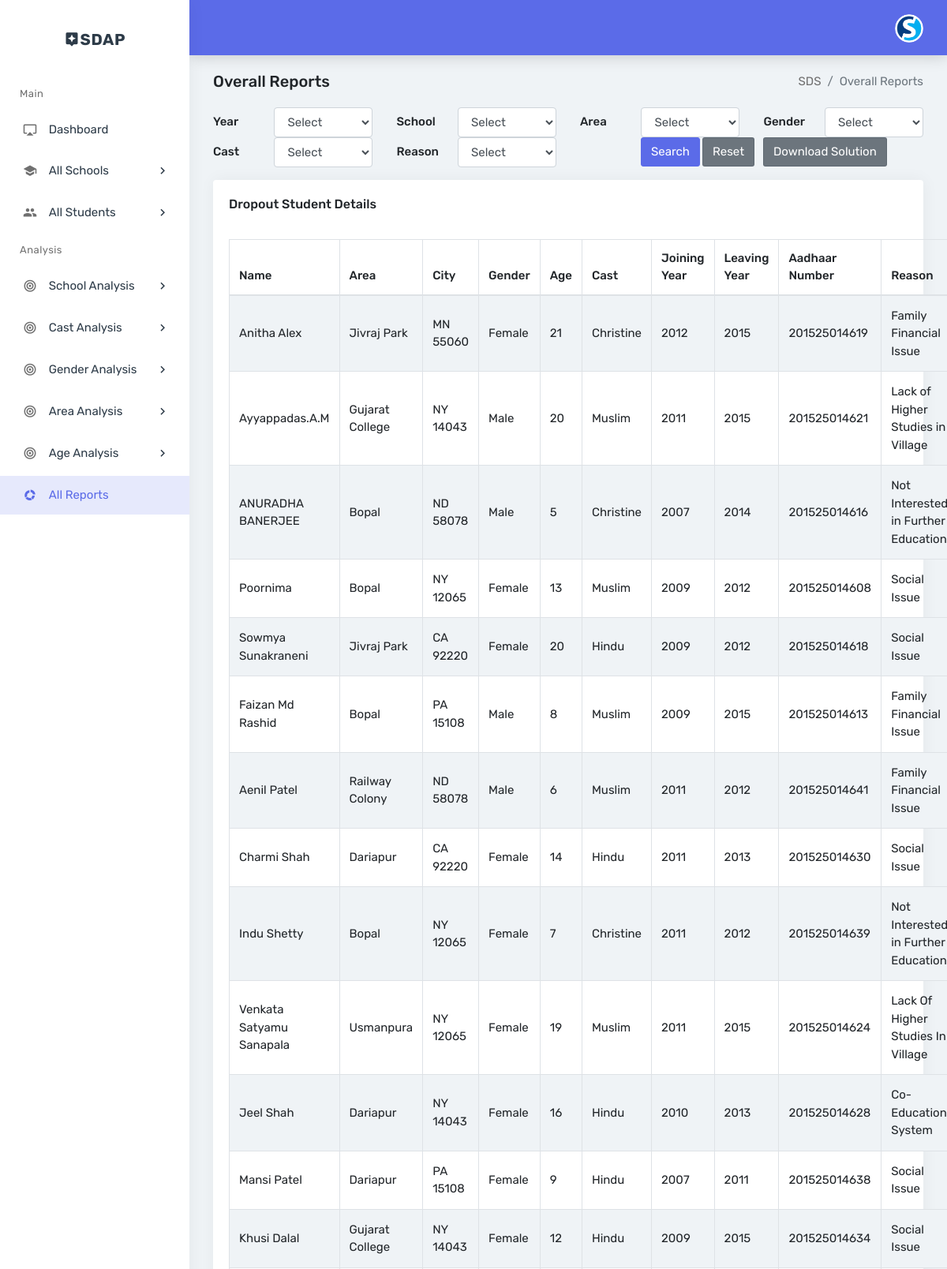
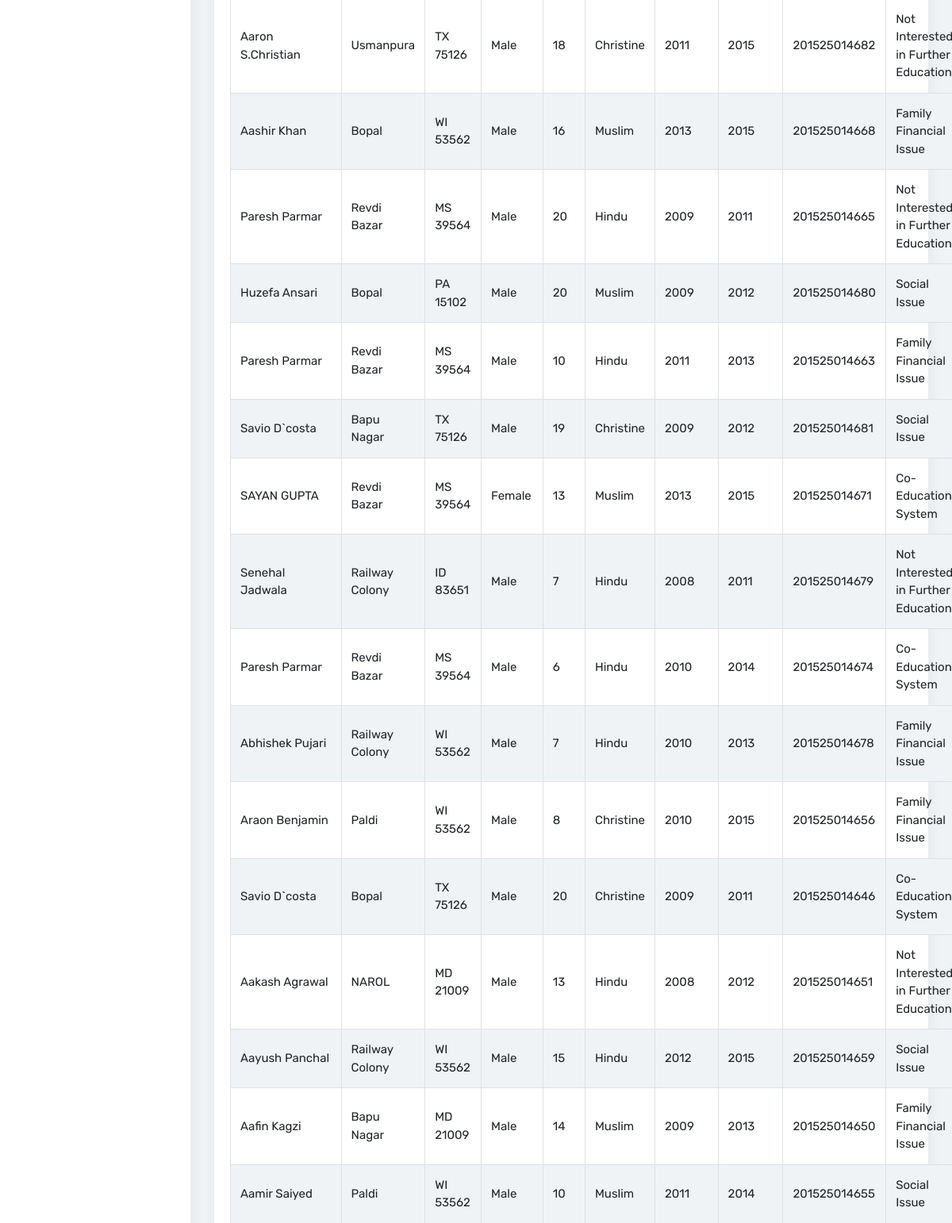
Screenshot of /admin/report.php (signed in, upper part) with the database file from the repository (2 pictures, top to bottom).
### tables this page shows
CREATE TABLE `dropout_details` (
  `drop_id` int(10) NOT NULL,
  `name` varchar(30) DEFAULT NULL,
  `f_name` varchar(30) DEFAULT NULL,
  `street` varchar(30) DEFAULT NULL,
  `area` varchar(30) DEFAULT NULL,
  `city` varchar(30) DEFAULT NULL,
  `state` varchar(30) DEFAULT NULL,
  `pincode` int(10) DEFAULT NULL,
  `day` int(5) DEFAULT NULL,
  `month` varchar(20) DEFAULT NULL,
  `year` year(4) DEFAULT NULL,
  `cast` varchar(20) DEFAULT NULL,
  `gender` varchar(10) DEFAULT NULL,
  `std` varchar(50) DEFAULT NULL,
  `jyear` year(4) DEFAULT NULL,
  `lyear` year(4) DEFAULT NULL,
  `reason` varchar(200) DEFAULT NULL,
  `aadher_number` bigint(15) DEFAULT NULL,
  `school_id` int(10) DEFAULT NULL
);

### admin/report.php (the view, shortened to what this page needs)
<?php
$school_counter = 0;
?>
<!DOCTYPE html>
<html>
<head>
        <link href="assets/plugins/morris/morris.css" rel="stylesheet">
        <link href="assets/css/bootstrap.min.css" rel="stylesheet" type="text/css">
        <link href="assets/css/icons.css" rel="stylesheet" type="text/css">
        <link href="assets/css/style.css" rel="stylesheet" type="text/css">
        <link href="assets/plugins/datatables/dataTables.bootstrap4.min.css" rel="stylesheet" type="text/css" />
        <link href="assets/plugins/datatables/buttons.bootstrap4.min.css" rel="stylesheet" type="text/css" />
        <link href="assets/plugins/datatables/responsive.bootstrap4.min.css" rel="stylesheet" type="text/css" />
    </head>
    <body class="fixed-left">
        <div id="wrapper">
            <div class="left side-menu">
                <div class="topbar-left">
                    <div class="text-center">
                        <a href="index.php" class="logo"><i class="mdi mdi-assistant"></i>SDAP</a>
                    </div>
                </div>
                <div class="sidebar-inner slimscrollleft">
                    <div id="sidebar-menu">
                        <ul>
                            <li class="menu-title">Main</li>
                            <li>
                                <a href="index.php" class="waves-effect">
                                    <i class="mdi mdi-airplay"></i>
                                    <span> Dashboard <span class="badge badge-pill badge-primary float-right"></span></span>
                                </a>
                            </li>
                            <li class="has_sub">
                                <a href="javascript:void(0);" class="waves-effect"><i class="mdi mdi-school"></i> <span>All Schools </span> <span class="float-right"><i class="mdi mdi-chevron-right"></i></span></a>
                            </li>
                             <li class="has_sub">
                                <a href="javascript:void(0);" class="waves-effect"><i class="mdi mdi-account-multiple"></i> <span>All Students </span> <span class="float-right"><i class="mdi mdi-chevron-right"></i></span></a>
                            </li>
                            <li class="menu-title">Analysis</li>
                                   <li class="has_sub">
                                <a href="javascript:void(0);" class="waves-effect"><i class="mdi mdi-bullseye"></i> <span> School Analysis </span> <span class="float-right"><i class="mdi mdi-chevron-right"></i></span></a>
                            </li>
			<li class="has_sub">
                                <a href="javascript:void(0);" class="waves-effect"><i class="mdi mdi-bullseye"></i> <span> Cast Analysis </span> <span class="float-right"><i class="mdi mdi-chevron-right"></i></span></a>
                            </li>
			<li class="has_sub">
                                <a href="javascript:void(0);" class="waves-effect"><i class="mdi mdi-bullseye"></i> <span> Gender Analysis </span> <span class="float-right"><i class="mdi mdi-chevron-right"></i></span></a>
                            </li>
			    <li class="has_sub">
                                <a href="javascript:void(0);" class="waves-effect"><i class="mdi mdi-bullseye"></i> <span> Area Analysis </span> <span class="float-right"><i class="mdi mdi-chevron-right"></i></span></a>
                            </li>
			    <li class="has_sub">
                                <a href="javascript:void(0);" class="waves-effect"><i class="mdi mdi-bullseye"></i> <span> Age Analysis </span> <span class="float-right"><i class="mdi mdi-chevron-right"></i></span></a>
                            </li>
			<li>
                                <a href="report.php" class="waves-effect">
                                    <i class="mdi mdi-chart-arc"></i>
                                    <span>All Reports <span class="badge badge-pill badge-primary float-right"></span></span>
                                </a>
                            </li>
                        </ul>
                    </div>
                </div>
            </div>
            <div class="content-page">
                <div class="content">
                    <div class="topbar">
                        <nav class="navbar-custom">
                            <ul class="list-inline float-right mb-0">
                                <li class="list-inline-item dropdown notification-list">
                                    <a class="nav-link dropdown-toggle arrow-none waves-effect nav-user" data-toggle="dropdown" href="#" role="button"
                                       aria-haspopup="false" aria-expanded="false">
                                        <img src="assets/images/sdap.png" alt="user" class="rounded-circle">
                                    </a>
                                </li>
                            </ul>
                            <div class="clearfix"></div>
                        </nav>
                    </div>
                    <div class="page-content-wrapper ">
                        <div class="container-fluid">
                            <div class="row">
                                <div class="col-sm-12">
                                    <div class="page-title-box">
                                        <div class="btn-group float-right">
                                            <ol class="breadcrumb hide-phone p-0 m-0">
                                                <li class="breadcrumb-item"><a href="#">SDS</a></li>
                                                <li class="breadcrumb-item active">Overall Reports</li>
                                            </ol>
                                        </div>
                                        <h4 class="page-title">Overall Reports</h4>
                                    </div>
                                </div>
                            </div>
			    <form action="report.php" method="post">
			<div class="form-group row">
			<label for="example-month-input" class="col-sm-1 col-form-label">Year</label>
                                                <div class="col-sm-2">
                                                    <select class="form-control" name="year">
                                                        <option value="0">Select</option>
                                                    </select>
                                                </div>
                                                <label for="example-month-input" class="col-sm-1 col-form-label">School</label>
                                                <div class="col-sm-2">
                                                    <select class="form-control" name="school">
                                                        <option value="0">Select</option>
                                                    </select>
                                                </div>
						<label for="example-month-input" class="col-sm-1 col-form-label">Area</label>
                                                <div class="col-sm-2">
                                                    <select class="form-control" name="area">
                                                        <option value="0">Select</option>
                                                    </select>
                                                </div>
						<label for="example-month-input" class="col-sm-1 col-form-label">Gender</label>
                                                <div class="col-sm-2">
                                                    <select class="form-control" name="gender">
                                                        <option value="0">Select</option>
                                                    </select>
                                                </div>
						<label for="example-month-input" class="col-sm-1 col-form-label">Cast</label>
                                                <div class="col-sm-2">
                                                    <select class="form-control" name="cast">
                                                        <option value="0">Select</option>
                                                    </select>
                                                </div>
						<label for="example-month-input" class="col-sm-1 col-form-label">Reason</label>
                                                <div class="col-sm-2">
                                                    <select class="form-control" name="reason">
                                                        <option value="0">Select</option>
                                                    </select>
                                                </div>
						<label for="example-time-input" class="col-sm-1 col-form-label" ></label>
                                                    <div class="col-sm-1">
                                                        <button type="submit" class="btn btn-primary waves-effect waves-light">Search</button>
                                                    </div>
						      <div class="col-sm-1">
						    <button type="reset" class="btn btn-secondary waves-effect m-l-5">Reset</button>
						    </div>
						    <div class="col-sm-1">
						   <a href="Solution.pdf"><button type="button" class="btn btn-secondary waves-effect m-l-5">Download Solution</button></a>
						    </div>
                                            </div> </form>
					    <div class="row">
                                <div class="col-12">
                                    <div class="card m-b-30">
                                        <div class="card-body">
                                            <h4 class="mt-0 header-title">Dropout Student Details</h4> <br>
                                            <table id="datatable-buttons" class="table table-striped table-bordered" cellspacing="0" width="100%">
                                                 <thead>
                                                <tr>
                                                    <th>Name</th>
                                                    <th>Area</th>
                                                    <th>City</th>
                                                    <th>Gender</th>
                                                    <th>Age</th>
					<th>Cast</th>
					<th>Joining Year</th>
					<th>Leaving Year</th>
					<th>Aadhaar Number</th>
					<th>Reason</th>
                                                </tr>
                                                </thead>
                                                <tbody>
                                                <?php
						if(isset($_REQUEST['year']) or isset($_REQUEST['school']) or isset($_REQUEST['gender']) or isset($_REQUEST['cast']) or isset($_REQUEST['reason']) or isset($_REQUEST['area']))
						{
							include("../connection.php");
							$s = $_REQUEST['school'];
							$sql1 =  "select school_id, name from school_details where name like '$s%'";
							$res = mysqli_query($conn,$sql1);
							$row = mysqli_fetch_array($res);
							$sid=$row[0];
							$schoolName=$row[1];
							$query = "";
							if($_REQUEST["year"] != "0"){
								$query = "SELECT * FROM `dropout_details` WHERE `lyear`=".$_REQUEST["year"];
							}
							if($_REQUEST["school"] != "0"){
								if($query == ""){
									$query = "SELECT * FROM `dropout_details` WHERE `school_id`=".$sid;
								}else{
									$query .= " AND `school_id`=".$sid;
								}
							}
							if($_REQUEST["area"] != "0"){
								if($query == ""){
									$query = "SELECT * FROM `dropout_details` WHERE `area`like '".$_REQUEST["area"]."%'";
								}else{
									$query .= " AND `area` like '".$_REQUEST["area"]."%'";
								}
							}
							if($_REQUEST["cast"] != "0"){
								if($query == ""){
									$query = "SELECT * FROM `dropout_details` WHERE `cast`='".$_REQUEST["cast"]."'";
								}else{
									$query .= " AND `cast`='".$_REQUEST['cast']."'";
								}
							}
							if($_REQUEST["gender"] != "0"){
								if($query == ""){
									$query = "SELECT * FROM `dropout_details` WHERE `gender`='".$_REQUEST["gender"]."'";
								}else{
									$query .= " AND `gender`='".$_REQUEST["gender"]."'";
								}
							}
							if($_REQUEST["reason"] != "0"){
								if($query == ""){
									$query = "SELECT * FROM `dropout_details` WHERE `reason`like '".$_REQUEST["reason"]."%'";
								}else{
									$query .= " AND `reason`like '".$_REQUEST["reason"]."%'";
								}
							}
							$result = mysqli_query($conn,$query) or die(mysqli_error($conn)) ;
							while($row=mysqli_fetch_array($result))
							{
								$school_counter++;
								extract($row);
								$dd = "$year"."-"."$month"."-"."$day";
								$dateOfBirth = $dd;
								$today = date("Y-m-d");
								$diff = date_diff(date_create($dateOfBirth), date_create($today));
								$age =  $diff->format('%y');
								echo "<tr>";
								echo "<td> $name </td>";
								echo "<td> $area </td>";
								echo "<td> $city </td>";
								echo "<td> $gender </td>";
								echo "<td> $age </td>";
								echo "<td> $cast </td>";
								echo "<td> $jyear </td>";
								echo "<td> $lyear </td>";
								echo "<td> $aadher_number </td>";
								echo "<td> $reason </td>";
								echo "</tr>";
							}
						}
						else
						{
							include("../connection.php");
							$sql = "select * from dropout_details";
							$result = mysqli_query($conn,$sql);
							while($row=mysqli_fetch_array($result))
							{
								extract($row);
								$dd = "$year"."-"."$month"."-"."$day";
								$dateOfBirth = $dd;
								$today = date("Y-m-d");
								$diff = date_diff(date_create($dateOfBirth), date_create($today));
								$age =  $diff->format('%y');
								echo "<tr>";
								echo "<td> $name </td>";
								echo "<td> $area </td>";
								echo "<td> $city </td>";
								echo "<td> $gender </td>";
								echo "<td> $age </td>";
								echo "<td> $cast </td>";
								echo "<td> $jyear </td>";
								echo "<td> $lyear </td>";
								echo "<td> $aadher_number </td>";
								echo "<td> $reason </td>";
								echo "</tr>";
							}
						}
					?>
                                                </tbody>
                                            </table>
					    <br /><br />
                                        </div>
                                    </div>
                                </div>
                            </div>
    </body>
</html>

### rows the page displays
dropout_details: name "Anitha Alex", area "Jivraj Park", city "MN 55060", gender "Female", age "21", cast "Christine", jyear "2012", lyear "2015", aadher_number "201525014619", reason "Family Financial Issue"
dropout_details: name "Ayyappadas.A.M", area "Gujarat College", city "NY 14043", gender "Male", age "20", cast "Muslim", jyear "2011", lyear "2015", aadher_number "201525014621", reason "Lack of Higher Studies in Village"
dropout_details: name "ANURADHA BANERJEE", area "Bopal", city "ND 58078", gender "Male", age "5", cast "Christine", jyear "2007", lyear "2014", aadher_number "201525014616", reason "Not Interested in Further Education"
dropout_details: name "Poornima", area "Bopal", city "NY 12065", gender "Female", age "13", cast "Muslim", jyear "2009", lyear "2012", aadher_number "201525014608", reason "Social Issue"
dropout_details: name "Sowmya Sunakraneni", area "Jivraj Park", city "CA 92220", gender "Female", age "20", cast "Hindu", jyear "2009", lyear "2012", aadher_number "201525014618", reason "Social Issue"
dropout_details: name "Faizan Md Rashid", area "Bopal", city "PA 15108", gender "Male", age "8", cast "Muslim", jyear "2009", lyear "2015", aadher_number "201525014613", reason "Family Financial Issue"
dropout_details: name "Aenil Patel", area "Railway Colony", city "ND 58078", gender "Male", age "6", cast "Muslim", jyear "2011", lyear "2012", aadher_number "201525014641", reason "Family Financial Issue"
dropout_details: name "Charmi Shah", area "Dariapur", city "CA 92220", gender "Female", age "14", cast "Hindu", jyear "2011", lyear "2013", aadher_number "201525014630", reason "Social Issue"
dropout_details: name "Indu Shetty", area "Bopal", city "NY 12065", gender "Female", age "7", cast "Christine", jyear "2011", lyear "2012", aadher_number "201525014639", reason "Not Interested in Further Education"
dropout_details: name "Venkata Satyamu Sanapala", area "Usmanpura", city "NY 12065", gender "Female", age "19", cast "Muslim", jyear "2011", lyear "2015", aadher_number "201525014624", reason "Lack Of Higher Studies In Village"
dropout_details: name "Jeel Shah", area "Dariapur", city "NY 14043", gender "Female", age "16", cast "Hindu", jyear "2010", lyear "2013", aadher_number "201525014628", reason "Co-Education System"
dropout_details: name "Mansi Patel", area "Dariapur", city "PA 15108", gender "Female", age "9", cast "Hindu", jyear "2007", lyear "2011", aadher_number "201525014638", reason "Social Issue"
dropout_details: name "Khusi Dalal", area "Gujarat College", city "NY 14043", gender "Female", age "12", cast "Hindu", jyear "2009", lyear "2015", aadher_number "201525014634", reason "Social Issue"
dropout_details: name "Aaron S.Christian", area "Usmanpura", city "TX 75126", gender "Male", age "18", cast "Christine", jyear "2011", lyear "2015", aadher_number "201525014682", reason "Not Interested in Further Education"
dropout_details: name "Aashir Khan", area "Bopal", city "WI 53562", gender "Male", age "16", cast "Muslim", jyear "2013", lyear "2015", aadher_number "201525014668", reason "Family Financial Issue"
dropout_details: name "Paresh Parmar", area "Revdi Bazar", city "MS 39564", gender "Male", age "20", cast "Hindu", jyear "2009", lyear "2011", aadher_number "201525014665", reason "Not Interested in Further Education"
dropout_details: name "Huzefa Ansari", area "Bopal", city "PA 15102", gender "Male", age "20", cast "Muslim", jyear "2009", lyear "2012", aadher_number "201525014680", reason "Social Issue"
dropout_details: name "Paresh Parmar", area "Revdi Bazar", city "MS 39564", gender "Male", age "10", cast "Hindu", jyear "2011", lyear "2013", aadher_number "201525014663", reason "Family Financial Issue"
dropout_details: name "Savio D`costa", area "Bapu Nagar", city "TX 75126", gender "Male", age "19", cast "Christine", jyear "2009", lyear "2012", aadher_number "201525014681", reason "Social Issue"
dropout_details: name "SAYAN GUPTA", area "Revdi Bazar", city "MS 39564", gender "Female", age "13", cast "Muslim", jyear "2013", lyear "2015", aadher_number "201525014671", reason "Co-Education System"
dropout_details: name "Senehal Jadwala", area "Railway Colony", city "ID 83651", gender "Male", age "7", cast "Hindu", jyear "2008", lyear "2011", aadher_number "201525014679", reason "Not Interested in Further Education"
dropout_details: name "Paresh Parmar", area "Revdi Bazar", city "MS 39564", gender "Male", age "6", cast "Hindu", jyear "2010", lyear "2014", aadher_number "201525014674", reason "Co-Education System"
dropout_details: name "Abhishek Pujari", area "Railway Colony", city "WI 53562", gender "Male", age "7", cast "Hindu", jyear "2010", lyear "2013", aadher_number "201525014678", reason "Family Financial Issue"
dropout_details: name "Araon Benjamin", area "Paldi", city "WI 53562", gender "Male", age "8", cast "Christine", jyear "2010", lyear "2015", aadher_number "201525014656", reason "Family Financial Issue"
dropout_details: name "Savio D`costa", area "Bopal", city "TX 75126", gender "Male", age "20", cast "Christine", jyear "2009", lyear "2011", aadher_number "201525014646", reason "Co-Education System"
dropout_details: name "Aakash Agrawal", area "NAROL", city "MD 21009", gender "Male", age "13", cast "Hindu", jyear "2008", lyear "2012", aadher_number "201525014651", reason "Not Interested in Further Education"
dropout_details: name "Aayush Panchal", area "Railway Colony", city "WI 53562", gender "Male", age "15", cast "Hindu", jyear "2012", lyear "2015", aadher_number "201525014659", reason "Social Issue"
dropout_details: name "Aafin Kagzi", area "Bapu Nagar", city "MD 21009", gender "Male", age "14", cast "Muslim", jyear "2009", lyear "2013", aadher_number "201525014650", reason "Family Financial Issue"
dropout_details: name "Aamir Saiyed", area "Paldi", city "WI 53562", gender "Male", age "10", cast "Muslim", jyear "2011", lyear "2014", aadher_number "201525014655", reason "Social Issue"
